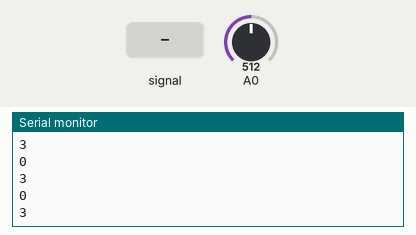
Simulated run of this sketch. Board: Arduino Uno, built with avr-gcc and run on an emulated ATmega328P. On the bench: the last lines printed to the serial monitor. Inputs (shaded band) come from the test bench; at power-on: A0 = 512.

Above: at 1.7 s.
1.8 s: A0 fed a 200 Hz sine of ±255 counts around its level
At 2.02 s:
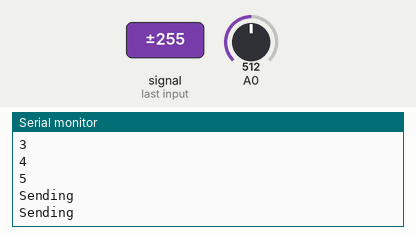
4.6 s: A0 set to 390
At 5.6 s:
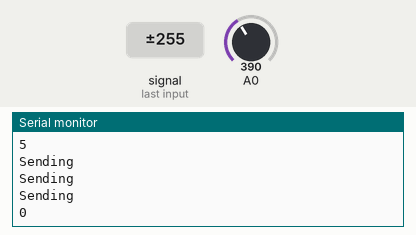
6.1 s: A0 set to 410
At 6.5 s:
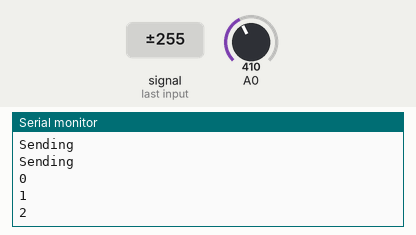
Timing chart, 0 to 9.1 s (numbered marks = the images above; inputs shaded):
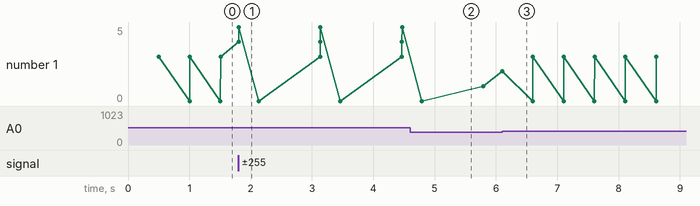

Measured:
- after the input at 1.8 s, the serial monitor: prints a new line at once (image 1)
- after the input at 6.1 s, the serial monitor: prints a new line at once (image 3)
- plotted number 1: 3 → 5 after the input at 1.8 s, 5 → 1 after the input at 4.6 s

The sketch:

StateMachineImplementation.ino
```cpp
// (licence header left out)
#include <IRremote.h>
IRsend irsend;

// Adjustable parameters
int flickerWindow = 500;     // Milli-second window to detect consequent flickers.
int lightThreshold = 400;    // Threshold for differentiating between Light and Dark environments.

// Parameters not to be messed with
int sm_state = 0;            // State Machine State. Starts in in State 0.
int sensorValue;
int timer;
int elapsedTime;


void setup()
{
  Serial.begin(9600);
  Serial.println("Starting up...");
  delay(500);
}


// State Machine Diagram
//      .->     if dark     ->     (1)     ->     if light     ->     (2)
//     ^                            |                                  |  \
//    /                             v                                  v    v
// (0)  <-----     (if elpased_time > flickerWindow)    <------------------- (5)
//    \                             ^                                  ^    ^
//     v                            |                                  |  /
//      .->     if light    ->     (3)     ->     if dark      ->     (4)
//
// State (5) sends the power signal.

void loop() {

  delay(1);
  sensorValue = analogRead(A0);
  //Serial.println(sensorValue);
  elapsedTime = millis() - timer;

  switch (sm_state) {
    case 0:
      if (!isLight()) {
        changeToState(1);      // Goto state 1 if dark
      }
      else if (isLight()) {
        changeToState(3);      // Goto state 3 if light
      }
    break;


    case 1:                    // Dark
      if (elapsedTime > 500)
        changeToState(0);
      else if (isLight())      // Goto state 2 if light
        changeToState(2);
    break;


    case 2:                    // Light
      if (elapsedTime > 500)
        changeToState(0);
      else if (!isLight())     // Goto state 5 if dark
        changeToState(5);
    break;


    case 3:                    // Light
      if (elapsedTime > 500)
        changeToState(0);
      else if (!isLight())    // Goto state 4 if dark
        changeToState(4);
    break;


    case 4:                    // Dark
      if (elapsedTime > 500)
        changeToState(0);
      else if (isLight())      // Goto state 5 if light
        changeToState(5);
    break;


    case 5:                    // Flicker Detected
      hitPowerButton();
      changeToState(0);        // Goto state 0 and restart
      delay(1000);
    break;
  }

}

// Helper Methods

void hitPowerButton(){
    for (int i = 0; i < 3; i++) {
      Serial.println("Sending");
      irsend.sendSony(0xA90, 12); // Sony TV power code
      delay(40);
    }
}

void changeToState(int newState) {
  Serial.println(newState);
  sm_state = newState;
  resetTimer();
}

void resetTimer() {
  elapsedTime = 0;
  timer = millis();
}

int isLight() {
  if (analogRead(A0) > lightThreshold) return 1;
  return 0;
}
```
